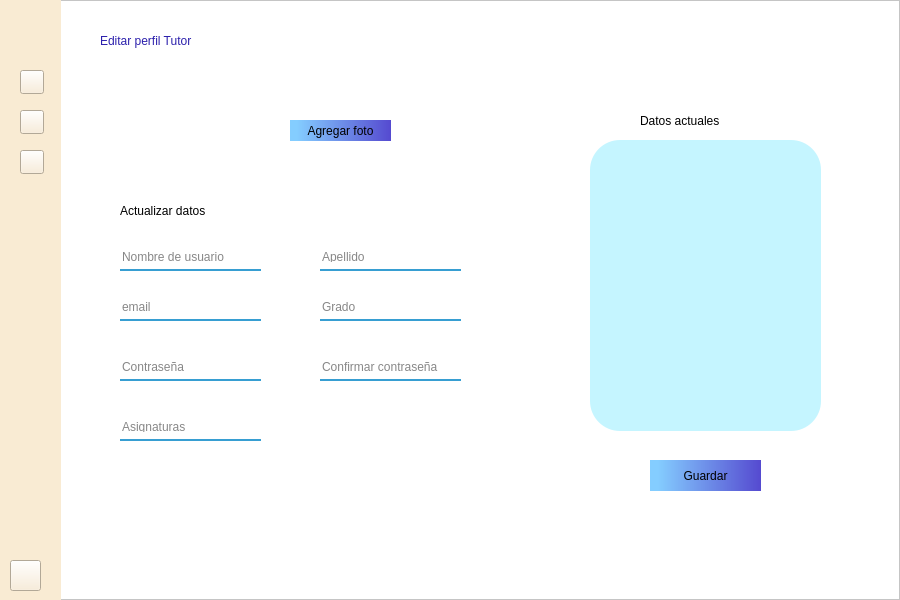
<?xml version="1.0" encoding="UTF-8"?>
<ui version="4.0">
 <class>containerEditProfileTutor</class>
 <widget class="QWidget" name="containerEditProfileTutor">
  <property name="geometry">
   <rect>
    <x>0</x>
    <y>0</y>
    <width>900</width>
    <height>600</height>
   </rect>
  </property>
  <property name="sizePolicy">
   <sizepolicy hsizetype="Fixed" vsizetype="Fixed">
    <horstretch>0</horstretch>
    <verstretch>0</verstretch>
   </sizepolicy>
  </property>
  <property name="windowTitle">
   <string>Form</string>
  </property>
  <property name="styleSheet">
   <string notr="true"/>
  </property>
  <widget class="QFrame" name="editProfileTutorFrame">
   <property name="geometry">
    <rect>
     <x>0</x>
     <y>0</y>
     <width>900</width>
     <height>600</height>
    </rect>
   </property>
   <property name="styleSheet">
    <string notr="true">background-color: rgb(255, 255, 255);
</string>
   </property>
   <property name="frameShape">
    <enum>QFrame::StyledPanel</enum>
   </property>
   <property name="frameShadow">
    <enum>QFrame::Raised</enum>
   </property>
   <widget class="QWidget" name="bar" native="true">
    <property name="geometry">
     <rect>
      <x>0</x>
      <y>0</y>
      <width>61</width>
      <height>601</height>
     </rect>
    </property>
    <property name="styleSheet">
     <string notr="true">background-color: rgb(249, 235, 211);


</string>
    </property>
    <widget class="QPushButton" name="homeButton">
     <property name="geometry">
      <rect>
       <x>20</x>
       <y>110</y>
       <width>24</width>
       <height>24</height>
      </rect>
     </property>
     <property name="maximumSize">
      <size>
       <width>200</width>
       <height>100</height>
      </size>
     </property>
     <property name="styleSheet">
      <string notr="true">QPushButton{
	border-image: url(:/imagenes/home.png);
}
QPushButton:hover{
    background-color: qlineargradient(spread:pad, x1:0, y1:0, x2:1, y2:0, stop:0 rgba(0, 0, 0, 255), stop:1 rgba(255, 255, 255, 255));
}</string>
     </property>
     <property name="text">
      <string/>
     </property>
     <property name="iconSize">
      <size>
       <width>10</width>
       <height>5</height>
      </size>
     </property>
    </widget>
    <widget class="QPushButton" name="subjectsButton">
     <property name="geometry">
      <rect>
       <x>20</x>
       <y>150</y>
       <width>24</width>
       <height>24</height>
      </rect>
     </property>
     <property name="styleSheet">
      <string notr="true">QPushButton{
	border-image: url(:/imagenes/open-book.png);
}
QPushButton:hover{
    background-color: qlineargradient(spread:pad, x1:0, y1:0, x2:1, y2:0, stop:0 rgba(0, 0, 0, 255), stop:1 rgba(255, 255, 255, 255));
}</string>
     </property>
     <property name="text">
      <string/>
     </property>
    </widget>
    <widget class="QPushButton" name="userButton">
     <property name="geometry">
      <rect>
       <x>20</x>
       <y>70</y>
       <width>24</width>
       <height>24</height>
      </rect>
     </property>
     <property name="styleSheet">
      <string notr="true">QPushButton{
	border-image: url(:/imagenes/usuario (4).png);
}
QPushButton:hover{
    background-color: qlineargradient(spread:pad, x1:0, y1:0, x2:1, y2:0, stop:0 rgba(0, 0, 0, 255), stop:1 rgba(255, 255, 255, 255));
}</string>
     </property>
     <property name="text">
      <string/>
     </property>
    </widget>
    <widget class="QLabel" name="logoLabel">
     <property name="geometry">
      <rect>
       <x>10</x>
       <y>10</y>
       <width>41</width>
       <height>41</height>
      </rect>
     </property>
     <property name="styleSheet">
      <string notr="true">border-image: url(:/imagenes/logoUniConnect.png);
</string>
     </property>
     <property name="text">
      <string/>
     </property>
    </widget>
    <widget class="QPushButton" name="exitButton">
     <property name="geometry">
      <rect>
       <x>10</x>
       <y>560</y>
       <width>31</width>
       <height>31</height>
      </rect>
     </property>
     <property name="styleSheet">
      <string notr="true">QPushButton{
  
	border-image: url(:/imagenes/cross.png);
}
QPushButton:hover{
    background-color: qlineargradient(spread:pad, x1:0, y1:0, x2:1, y2:0, stop:0 rgba(0, 0, 0, 255), stop:1 rgba(255, 255, 255, 255));
}</string>
     </property>
     <property name="text">
      <string/>
     </property>
    </widget>
   </widget>
   <widget class="QLabel" name="editProfileLabel">
    <property name="geometry">
     <rect>
      <x>100</x>
      <y>20</y>
      <width>191</width>
      <height>41</height>
     </rect>
    </property>
    <property name="styleSheet">
     <string notr="true">font: 75 18pt &quot;Arial&quot;;
color: rgb(44, 32, 172);</string>
    </property>
    <property name="text">
     <string>Editar perfil Tutor</string>
    </property>
   </widget>
   <widget class="QLineEdit" name="emailBox">
    <property name="geometry">
     <rect>
      <x>120</x>
      <y>300</y>
      <width>141</width>
      <height>21</height>
     </rect>
    </property>
    <property name="styleSheet">
     <string notr="true">background-color: rgba(0,0, 0, 0);
border:none;
border-bottom:2px solid rgba(55, 158, 210);
color:rgba(0,0,0,240);
padding-bottom:7px;</string>
    </property>
    <property name="placeholderText">
     <string>email</string>
    </property>
   </widget>
   <widget class="QLineEdit" name="gradeBox">
    <property name="geometry">
     <rect>
      <x>320</x>
      <y>300</y>
      <width>141</width>
      <height>21</height>
     </rect>
    </property>
    <property name="styleSheet">
     <string notr="true">background-color: rgba(0,0, 0, 0);
border:none;
border-bottom:2px solid rgba(55, 158, 210);
color:rgba(0,0,0,240);
padding-bottom:7px;</string>
    </property>
    <property name="placeholderText">
     <string>Grado</string>
    </property>
   </widget>
   <widget class="QLineEdit" name="nameBox">
    <property name="geometry">
     <rect>
      <x>120</x>
      <y>250</y>
      <width>141</width>
      <height>21</height>
     </rect>
    </property>
    <property name="styleSheet">
     <string notr="true">background-color: rgba(0,0, 0, 0);
border:none;
border-bottom:2px solid rgba(55, 158, 210);
color:rgba(0,0,0,240);
padding-bottom:7px;</string>
    </property>
    <property name="placeholderText">
     <string>Nombre de usuario</string>
    </property>
   </widget>
   <widget class="QLineEdit" name="passwordBox">
    <property name="geometry">
     <rect>
      <x>120</x>
      <y>360</y>
      <width>141</width>
      <height>21</height>
     </rect>
    </property>
    <property name="styleSheet">
     <string notr="true">background-color: rgba(0,0, 0, 0);
border:none;
border-bottom:2px solid rgba(55, 158, 210);
color:rgba(0,0,0,240);
padding-bottom:7px;</string>
    </property>
    <property name="placeholderText">
     <string>Contraseña</string>
    </property>
   </widget>
   <widget class="QLineEdit" name="lastNameBox">
    <property name="geometry">
     <rect>
      <x>320</x>
      <y>250</y>
      <width>141</width>
      <height>21</height>
     </rect>
    </property>
    <property name="styleSheet">
     <string notr="true">background-color: rgba(0,0, 0, 0);
border:none;
border-bottom:2px solid rgba(55, 158, 210);
color:rgba(0,0,0,240);
padding-bottom:7px;</string>
    </property>
    <property name="placeholderText">
     <string>Apellido</string>
    </property>
   </widget>
   <widget class="QLabel" name="cameraLabel">
    <property name="geometry">
     <rect>
      <x>140</x>
      <y>90</y>
      <width>91</width>
      <height>81</height>
     </rect>
    </property>
    <property name="styleSheet">
     <string notr="true">border-image: url(:/imagenes/camara.png);</string>
    </property>
    <property name="text">
     <string/>
    </property>
   </widget>
   <widget class="QPushButton" name="addPhotoButton">
    <property name="geometry">
     <rect>
      <x>290</x>
      <y>120</y>
      <width>101</width>
      <height>21</height>
     </rect>
    </property>
    <property name="mouseTracking">
     <bool>true</bool>
    </property>
    <property name="styleSheet">
     <string notr="true">QPushButton{
background-color: qlineargradient(spread:pad, x1:0, y1:0, x2:1, y2:0, stop:0.0681818 rgba(132, 205, 255, 255), stop:1 rgba(85, 74, 208, 255));
font: 75 9pt &quot;Arial&quot;;
border-radius:25px;
}

QPushButton:hover{	
	background-color: qlineargradient(spread:repeat, x1:0, y1:0, x2:1, y2:1, stop:0 rgba(110, 110, 110, 255), stop:1 rgba(255, 255, 255, 255));
	color: rgb(255, 255, 255);
    }
QPushButton:pressed{
	background-color: rgb(60, 193, 231);
	color: rgb(255, 255, 255);
}
	





</string>
    </property>
    <property name="text">
     <string>Agregar foto</string>
    </property>
    <property name="autoDefault">
     <bool>false</bool>
    </property>
    <property name="default">
     <bool>false</bool>
    </property>
   </widget>
   <widget class="QPushButton" name="saveButton">
    <property name="geometry">
     <rect>
      <x>650</x>
      <y>460</y>
      <width>111</width>
      <height>31</height>
     </rect>
    </property>
    <property name="mouseTracking">
     <bool>true</bool>
    </property>
    <property name="styleSheet">
     <string notr="true">QPushButton{
background-color: qlineargradient(spread:pad, x1:0, y1:0, x2:1, y2:0, stop:0.0681818 rgba(132, 205, 255, 255), stop:1 rgba(85, 74, 208, 255));
font: 75 9pt &quot;Arial&quot;;
border-radius:25px;
}

QPushButton:hover{	
	background-color: qlineargradient(spread:repeat, x1:0, y1:0, x2:1, y2:1, stop:0 rgba(110, 110, 110, 255), stop:1 rgba(255, 255, 255, 255));
	color: rgb(255, 255, 255);
    }
QPushButton:pressed{
	background-color: rgb(60, 193, 231);
	color: rgb(255, 255, 255);
}
	





</string>
    </property>
    <property name="text">
     <string>Guardar</string>
    </property>
    <property name="autoDefault">
     <bool>false</bool>
    </property>
    <property name="default">
     <bool>false</bool>
    </property>
   </widget>
   <widget class="QLineEdit" name="confirmPasswordBox">
    <property name="geometry">
     <rect>
      <x>320</x>
      <y>360</y>
      <width>141</width>
      <height>21</height>
     </rect>
    </property>
    <property name="styleSheet">
     <string notr="true">background-color: rgba(0,0, 0, 0);
border:none;
border-bottom:2px solid rgba(55, 158, 210);
color:rgba(0,0,0,240);
padding-bottom:7px;</string>
    </property>
    <property name="text">
     <string/>
    </property>
    <property name="placeholderText">
     <string>Confirmar contraseña</string>
    </property>
   </widget>
   <widget class="QLabel" name="updateDataLabel">
    <property name="geometry">
     <rect>
      <x>120</x>
      <y>190</y>
      <width>151</width>
      <height>41</height>
     </rect>
    </property>
    <property name="styleSheet">
     <string notr="true">font: 75 13pt &quot;Arial&quot;;</string>
    </property>
    <property name="text">
     <string>Actualizar datos</string>
    </property>
   </widget>
   <widget class="QLabel" name="dataBox">
    <property name="geometry">
     <rect>
      <x>590</x>
      <y>140</y>
      <width>231</width>
      <height>291</height>
     </rect>
    </property>
    <property name="styleSheet">
     <string notr="true">background-color: rgb(197, 245, 255);
border-bottom-color: rgb(45, 33, 173);
gridline-color: rgb(44, 32, 172);
border-radius: 30px;</string>
    </property>
    <property name="text">
     <string/>
    </property>
   </widget>
   <widget class="QLabel" name="currentDataLabel">
    <property name="geometry">
     <rect>
      <x>640</x>
      <y>100</y>
      <width>121</width>
      <height>41</height>
     </rect>
    </property>
    <property name="styleSheet">
     <string notr="true">font: 75 13pt &quot;Arial&quot;;
background-color: transparent;</string>
    </property>
    <property name="text">
     <string>Datos actuales</string>
    </property>
   </widget>
   <widget class="QLineEdit" name="subjectsBox">
    <property name="geometry">
     <rect>
      <x>120</x>
      <y>420</y>
      <width>141</width>
      <height>21</height>
     </rect>
    </property>
    <property name="styleSheet">
     <string notr="true">background-color: rgba(0,0, 0, 0);
border:none;
border-bottom:2px solid rgba(55, 158, 210);
color:rgba(0,0,0,240);
padding-bottom:7px;</string>
    </property>
    <property name="placeholderText">
     <string>Asignaturas</string>
    </property>
   </widget>
  </widget>
 </widget>
 <resources>
  <include location="imagenes/res.qrc"/>
 </resources>
 <connections/>
</ui>
